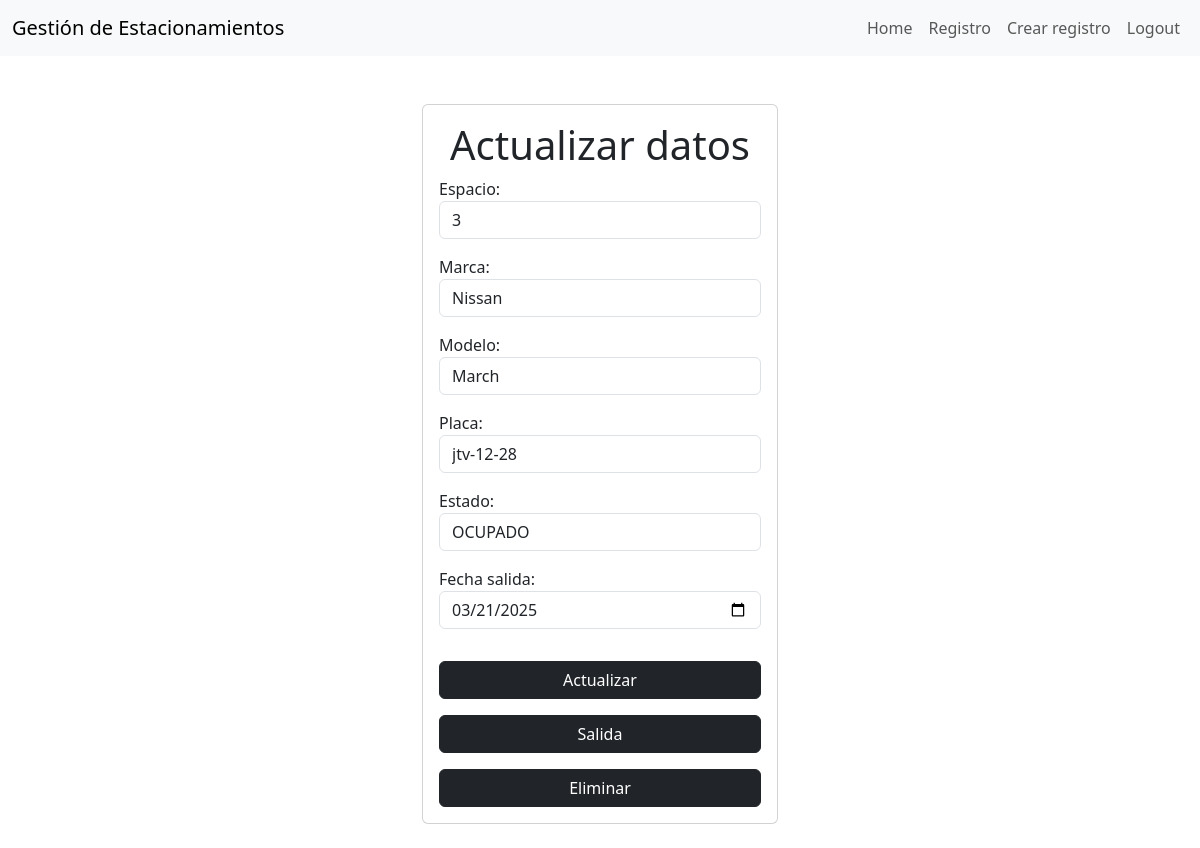
The app's page /registros/2/ (signed in) with its own data.
### estacionamiento/models.py (models this page shows, shortened)
class Registro(models.Model):
    user = models.ForeignKey(User, on_delete=models.CASCADE)
    espacio = models.CharField(max_length=50)
    marca = models.CharField(max_length=50)
    modelo = models.CharField(max_length=50)
    placa = models.CharField(max_length=20)
    estado = models.CharField(max_length=10, choices=[('OCUPADO', 'Ocupado'), ('LIBRE', 'Libre')], default='LIBRE')
    fecha_entrada = models.DateTimeField(auto_now_add=True)
    fecha_salida = models.DateTimeField(null=True, blank=True)

### estacionamiento/views.py (the view, shortened to what this page needs)
# urls.py: path('registros/<int:registro_id>/', views.registro_detail, name='registro_detail'),
@login_required
def registro_detail(request, registro_id):
    registro = get_object_or_404(Registro, pk=registro_id, user=request.user)
    if request.method == 'GET':
        form = RegistroForm(instance=registro)
        return render(request, 'registro_detail.html', {'registro': registro, 'form': form})

### estacionamiento/forms.py
class RegistroForm(ModelForm):  # También cambié registrosForm a RegistroForm
    class Meta:
        model = Registro
        fields = ['espacio', 'marca', 'modelo', 'placa', 'estado', 'fecha_salida']
        widgets ={
            'espacio': forms.TimeInput(attrs={'class': 'form-control'}),
            'marca': forms.TimeInput(attrs={'class': 'form-control'}),
            'modelo': forms.TimeInput(attrs={'class': 'form-control'}),
            'placa': forms.TimeInput(attrs={'class': 'form-control'}),
            'estado': forms.TimeInput(attrs={'class': 'form-control'}),
            'fecha_entrada': forms.TimeInput(attrs={'class': 'form-control'}),
            'fecha_salida': forms.DateInput(attrs={'class': 'form-control','type':'date'}),
        }

### estacionamiento/templates/registro_detail.html (shortened to what this page needs)
{% extends 'base.html' %}
{% block content %}
<main class="container">
    <div class="row">
        <div class="col-md-4 offset-md-4 mt-5">
            <form method="POST" class="card card-body">
               <h1 class="text-center">Actualizar datos</h1>
               <form method="POST">
                  {{ form.as_p }}
                  <button class="btn btn-dark mt-3" >
                     Actualizar
                  </button>
                <form action="{% url 'registro_salida' registro.id %}" method="POST">
                  <button class="btn btn-dark mt-3" >
                     Salida
                  </button>
                  <form  action="{% url 'eliminar_salida' registro.id %}" method="POST">
                     <button class="btn btn-dark mt-3">
                        Eliminar
                     </button>
                  </form>
               </form>
               <br>
            </form>
        </div>
    </div>
</main>
{% endblock %}

### records on screen
Registro: espacio "3", marca "Nissan", modelo "March", placa "jtv-12-28", estado "OCUPADO", fecha_salida "03/21/2025"
